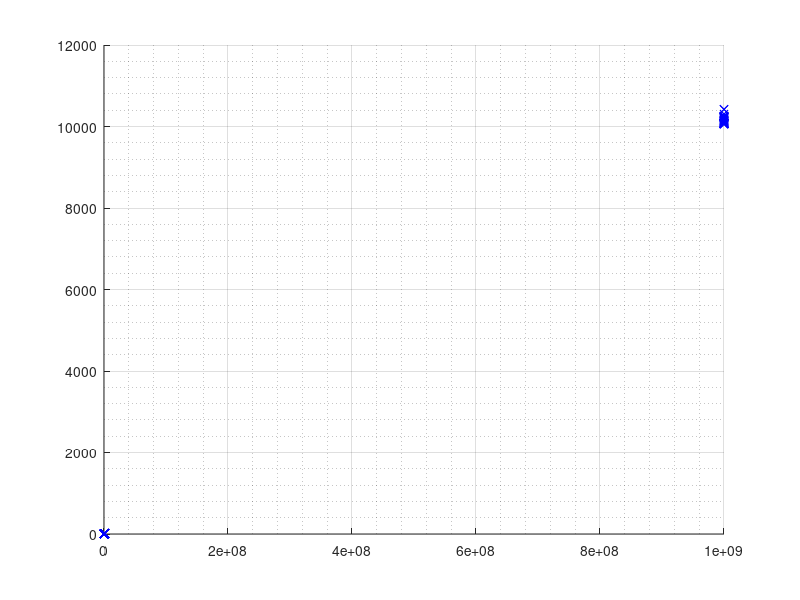

Here is the MATLAB script that generated this plot:
clear all;

hold on;
grid on;
grid minor;

A=fopen('czasy_miliard.txt','r');
czasy_miliard = fscanf(A,'%f');
B=fopen('czasy_milion.txt','r');
czasy_milion = fscanf(B,'%f');
C=fopen('czasy_stotysiecy.txt','r');
czasy_stotysiecy = fscanf(C,'%f');

for i=1:50
	x_miliard(i,1) = 1000000000;
x_milion(i,1)  = 1000000;
x_stotysiecy(i,1) = 100000;
end

plot(x_stotysiecy,czasy_stotysiecy,'bx');
plot(x_milion,czasy_milion,'bx');
plot(x_miliard,czasy_miliard,'bx');


